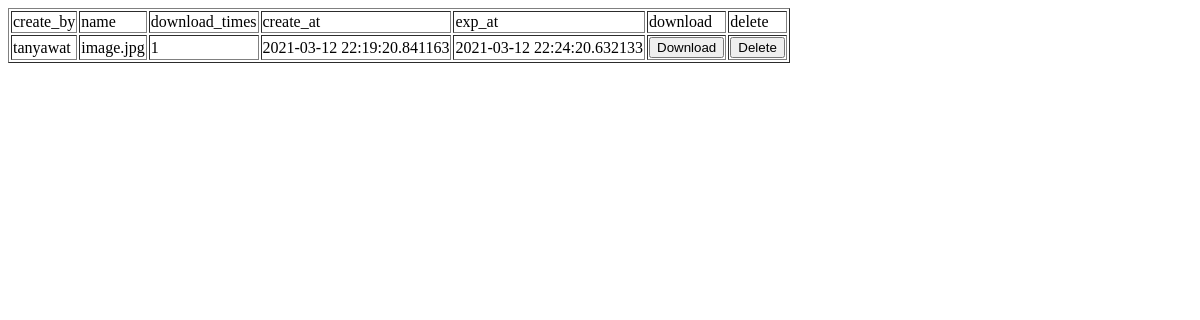
Before: /api/files/list with the older database file.
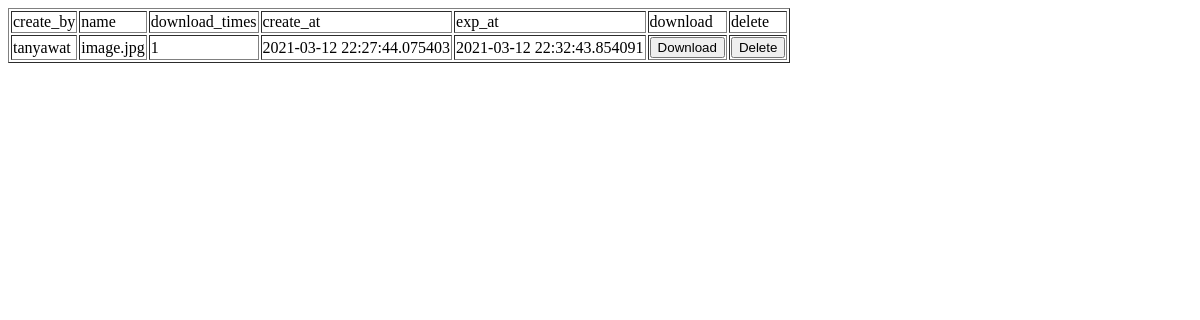
After: the same page with the newer database file.
### tables this page shows
CREATE TABLE files
        (uuid text,
        name text,
        uuid_name text, 
        password text, 
        download_times int,
        create_by text,
        [create_at] timestamp,
        [exp_at] timestamp);

### apps/service/controller.py (the view)
@connect_sqlite()
def list_files(cursor):
    try :
        cursor.execute("select * from files")
        rows = cursor.fetchall();
        return render_template('file_list.html', rows = rows)
    except Exception as e :
        return "list_files ERROR : "+ str(e)

### apps/dbconfig.py (called while the page is built)
def connect_sqlite():
    def wrap(fn):
        @wraps(fn)
        def wrapper(*args, **kwargs):
            try:
                connection = sqlite3.connect(configdb["db_name"])
                cursor = connection.cursor()
                cursor.row_factory = sqlite3.Row
                return_val = fn(cursor, *args, **kwargs)
            except Exception as e :
                return "connect_sqlite ERROR :" + str(e)
            finally:
                connection.commit()
                connection.close()
            return return_val
        return wrapper
    return wrap

### apps/server.py (called while the page is built)
@app.after_request
def after_request(response):
    response.headers.add(
    'Access-Control-Allow-Origin',
    '*',
    )
    response.headers.add(
    'Access-Control-Allow-Credentials',
    'true'
    )
    response.headers.add(
    'Access-Control-Allow-Headers',
    'X-Requested-With,Content-type,withCredentials,authorization'
    )
    response.headers.add(
    'Access-Control-Allow-Methods',
    'GET,PUT,POST,DELETE,OPTIONS'
    )
    return response

### templates/file_list.html (shortened to what this page needs)
<!doctype html>
<html>
   <body>
      <table border = 1>
         <thead>
            <td>create_by</td>
            <td>name</td>
            <td>download_times</td>
            <td>create_at</td>
            <td>exp_at</td>
            <td>download</td>
            <td>delete</td>
         </thead>
         {% for row in rows %}
            <tr>
               <td>{{row["create_by"]}}</td>
               <td>{{row["name"]}}</td>
               <td>{{row['download_times']}}</td>
               <td>{{row['create_at']}}</td>
               <td>{{row['exp_at']}}</td>
               <td><form action="/api/files/service_download/{{row['uuid_name']}} "method="POST" enctype="multipart/form-data">
                  <input type="submit" value="Download" />
              </form></td>
               <td><form action="/api/files/confirm_delete/{{row['uuid_name']}}" method="POST" enctype="multipart/form-data">
                  <input type="submit" value="Delete" />
              </form></td>
            </tr>
         {% endfor %}
      </table>
   </body>
</html>

Changed rows visible on the page:
changed files "tanyawat": create_at "2021-03-12 22:19:20.841163" → "2021-03-12 22:27:44.075403"; exp_at "2021-03-12 22:24:20.632133" → "2021-03-12 22:32:43.854091"
